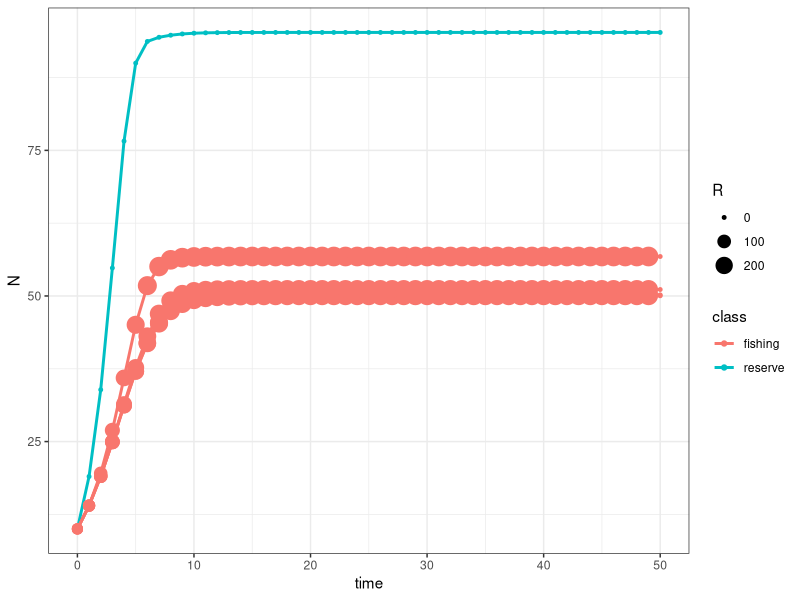

The R source for this figure: (Note: this script raises an error after producing the figure.)
## ---- chunk 1
library(tidyverse)

## ---- chunk 2

logistic_model <- function(r = 1, K = 100, N0 = 10, nsteps = 50, c = 0.5, p = 10, n = 5, m = 0.2){

  # define a vector of time and N THIS IS ODD
  time <- c(0:nsteps)
  N <- matrix(0, ncol = n, nrow = length(time))
  C <- N

  #Assign initial population size
  
  N[1,] <- N0

#create pointers
  
left_pointer <- c(n, 1:(n-1))
right_pointer <- c(1:(n-1), n)
  
c_mpa <- c(c, c, 0, c, c )

  #start for loop

  
  for (t in 1:nsteps) {
    
    N_in <- m * (N[t, left_pointer] + N[t, right_pointer])/2
    N_out <- m * N[t,]
    C[t, ] <- c_mpa * N[t, ]
    
    N[t + 1,] <- N[t,] + (r * N[t,] * (1 - (N[t,] / K))) - C[t,] + N_in - N_out
    
  }
  # end for loop
  #create catch data frame

catch_df <- data.frame(time, C) %>% 
  gather(parcel, C, -time)

  #create data frame with sim results
  
  simul <- data.frame(time, N) %>% 
    gather(parcel, N, -time) %>% 
    left_join(catch_df, by = c("time", "parcel")) %>% 
    mutate(R = p*C,
           class = ifelse(parcel %in% "X3", "reserve", "fishing"))
  # to change parcels you need to add them into ifelse like "X2" "X4" etc in addition to changing the c_mpa vector
  
  return(simul)
}
## ---- chunk 3
logistic_model() %>% 
  ggplot(mapping = aes(x = time, y = N, color = class, group = parcel, size = R)) +
  geom_line(size = 1) +
  geom_point() +
  theme_bw()

## ---- chunk 4
print(results)
## ---- chunk 5
logistic_model(r = 1, K = 100, N0 = 10, nsteps = 50, c = 0, p = 10) %>% 
  gather(variable, value, -time) %>% 
   ggplot(mapping = aes(x = time, y = value)) +
 # geom_line() +
  geom_point(color = "steelblue", size = 2) +
  geom_line() +
  theme_bw() +
  facet_wrap( ~ variable, ncol = 2, scales = "free")
## ---- chunk 6
logistic_model(r = 1, K = 100, N0 = 10, nsteps = 50, c = 0.2, p = 10) %>% 
  gather(variable, value, -time) %>% 
   ggplot(mapping = aes(x = time, y = value)) +
 # geom_line() +
  geom_point(color = "steelblue", size = 2) +
  geom_line() +
  theme_bw() +
  facet_wrap( ~ variable, ncol = 2, scales = "free")
## ---- chunk 7
logistic_model(r = 1, K = 100, N0 = 10, nsteps = 50, c = 0.5, p = 10) %>% 
  gather(variable, value, -time) %>% 
   ggplot(mapping = aes(x = time, y = value)) +
 # geom_line() +
 geom_point(color = "steelblue", size = 1) +
  geom_line() +
  theme_bw() +
  facet_wrap( ~ variable, ncol = 2, scales = "free")
## ---- chunk 8
logistic_model(r = 1, K = 100, N0 = 10, nsteps = 50, c = .9, p = 10) %>% 
  gather(variable, value, -time) %>% 
   ggplot(mapping = aes(x = time, y = value)) +
 # geom_line() +
  geom_point(color = "steelblue", size = 1) +
  geom_line() +
  theme_bw() +
  facet_wrap( ~ variable, ncol = 2, scales = "free")
## ---- chunk 9
logistic_model(r = 1, K = 100, N0 = 75, nsteps = 50, c = .5, p = 10) %>% 
  gather(variable, value, -time) %>% 
   ggplot(mapping = aes(x = time, y = value)) +
 # geom_line() +
  geom_point(color = "steelblue", size = 2) +
  geom_line() +
  theme_bw() +
  facet_wrap( ~ variable, ncol = 2, scales = "free")
## ---- chunk 10
logistic_model(r = 2, K = 100, N0 = 75, nsteps = 50, c = .25, p = 10) %>% 
  gather(variable, value, -time) %>% 
   ggplot(mapping = aes(x = time, y = value)) +
 # geom_line() +
  geom_line() +
  theme_bw() +
  facet_wrap( ~ variable, ncol = 2, scales = "free")
## ---- chunk 11
logistic_model(N0 = 10) %>% 
  ggplot(aes(x = time, y = N, color = C, size = R)) +
  geom_point()
## ---- chunk 12
logistic_model(r = 2, K = 100, N0 = 75, nsteps = 50, c = .25, p = 10) %>% 
  ggplot(aes(x = time, y = N, color = C, size = R)) +
  geom_point() + 
  geom_line()
